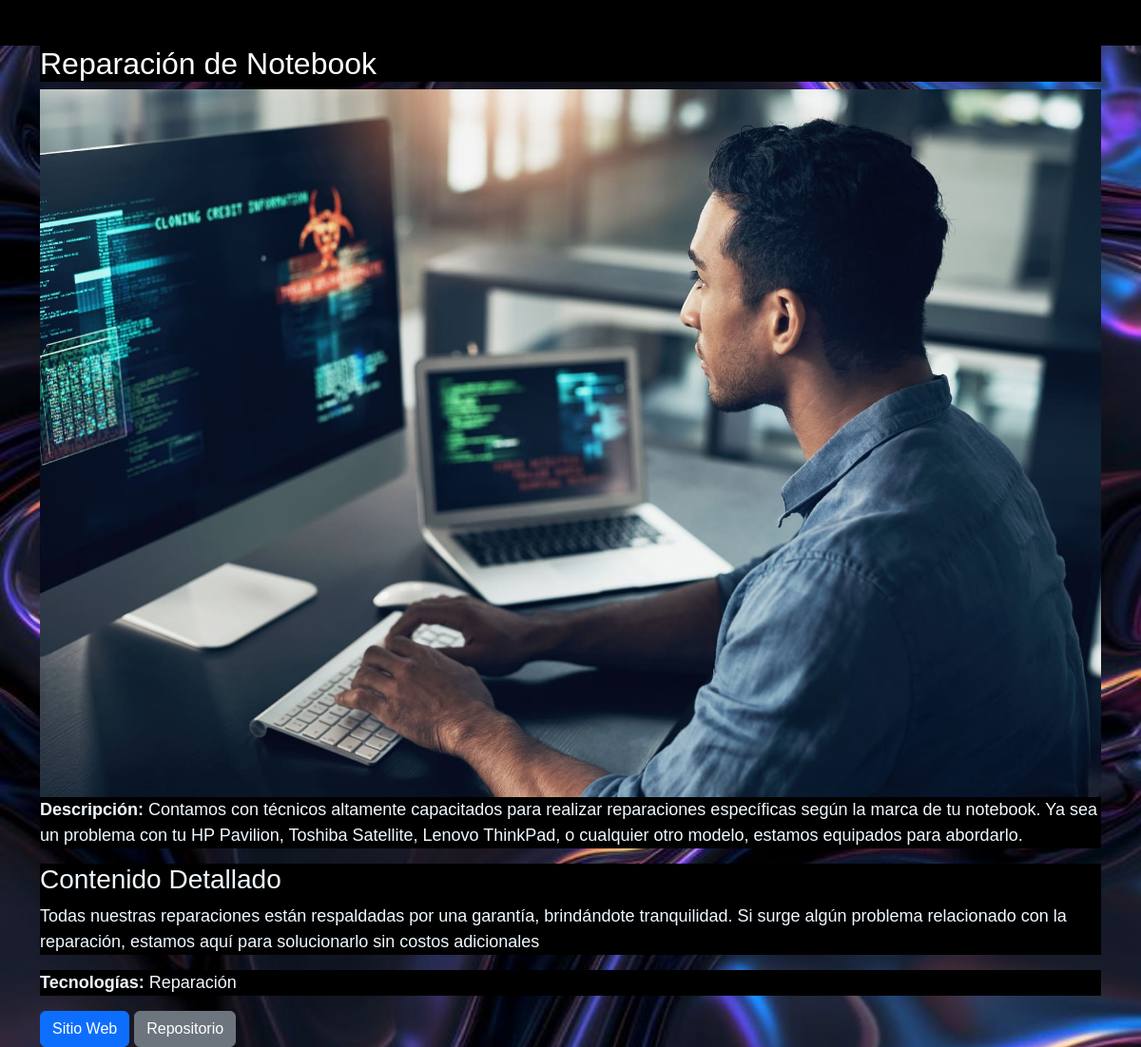
Page /proyecto/3/ on the committed database.
### myportfolio/models.py (models this page shows, shortened)
class Proyecto(models.Model):
    titulo = models.CharField(max_length=200)
    imagen = models.ImageField(upload_to='proyectos/')
    descripcion = models.TextField()
    contenido = RichTextField()
    tecnologias = models.ManyToManyField(Tecnologia)
    link_sitio = models.URLField(max_length=200)
    link_repositorio = models.URLField(max_length=200)
    categoria = models.ForeignKey(Categoria, on_delete=models.CASCADE)

class Tecnologia(models.Model):
    nombre=models.CharField(max_length=50,unique=True)
    def __str__(self):
        return self.nombre

### myportfolio/views.py (the view)
# urls.py: path('proyecto/<int:pk>/', views.proyecto_detalle, name='proyecto_detalle'),
def proyecto_detalle(request, pk):
    proyecto = get_object_or_404(Proyecto, pk=pk)
    return render(request, 'proyecto_detalle.html', {'proyecto': proyecto})

### myportfolio/templates/proyecto_detalle.html
{% extends 'base_generic.html' %}
{% block content %}
  <div class="container mt-5">
    <h2>{{ proyecto.titulo }}</h2>
    <img src="{{ proyecto.imagen.url }}" alt="{{ proyecto.titulo }}" class="img-fluid">
    <p><strong>Descripción:</strong> {{ proyecto.descripcion }}</p>
    <div>
      <h3>Contenido Detallado</h3>
      <div>{{ proyecto.contenido|safe }}</div>
    </div>
    <p><strong>Tecnologías:</strong> {{ proyecto.tecnologias.all|join:", " }}</p>
    <a href="{{ proyecto.link_sitio }}" class="btn btn-primary">Sitio Web</a>
    <a href="{{ proyecto.link_repositorio }}" class="btn btn-secondary">Repositorio</a>
  </div>
{% endblock %}

### myportfolio/static/css/styles.css (style rules this page uses)
* { background-color: black; color: aliceblue; }
.container, .card-title, .card-text, .text-start, .text-center, .text-end, .text-sm-end, .text-md-end, .text-lg-end, .text-xl-end, .text-xxl-end { color: white; font-family:'Gill Sans', 'Gill Sans MT', Calibri, 'Trebuchet MS', sans-serif; }
body { background-color: black; }
body { background-image: url( ../img/fondhd.jpg ); background-size: cover; background-position: center; animation: animateBackground 120s linear infinite; }
.container { margin-top: 80px; font-family: 'Gill Sans', 'Gill Sans MT', Calibri, 'Trebuchet MS', sans-serif; font-size: large; }
.projects, .container,.row, .contenido, .proyecto , .text-center , .titlecont , .descripcion , .col-md-6, .col-md-3 , .contcol ,.contactForm ,.col ,.form-label ,.footer , .navbar-brand, .fa-solid ,.contact111, .contact, .contactonuevo1, .mb-3, .form-label, .ult, .contenedor { background-color: transparent !important; }
.btn { transition: transform 0.3s ease; }
@media screen and (max-width:1328px) { .container { background-color: black; background-position: 50%; } }

### rows in the picture
Proyecto: titulo "Reparación de Notebook", imagen (picture), descripcion "Contamos con técnicos altamente capacitados para realizar reparaciones específicas según la marca de tu notebook. Ya sea un problema con tu HP Pavilion, Toshiba Satellite, Lenovo ThinkPad, o cualquier otro modelo, estamos equipados para abordarlo.", contenido "Todas nuestras reparaciones están respaldadas por una garantía, brindándote tranquilidad. Si surge algún problema relacionado con la reparación, estamos aquí para solucionarlo sin costos adicionales", tecnologias.all "Reparación"
